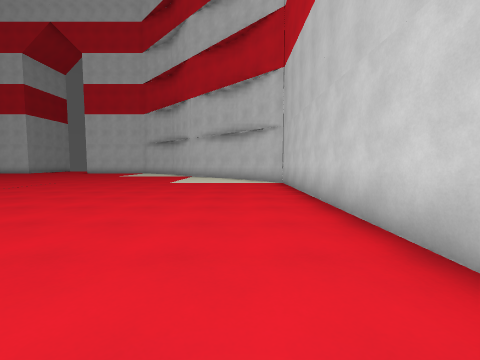
View 1 (above)

24 first-person views from a walk through a Godot game level. The camera is 1.4 m above the floor, tilts 4° down and sees 90° across. The floor is counted in squares, 2 m on a side. Each view is taken from the middle of a square. On the plan, view 1 faces up. The plan holds only what a view shows up to about 9 squares ahead; the rest is blank. The place goes on beyond the plan. Some surface patterns are stand-ins.

View 2
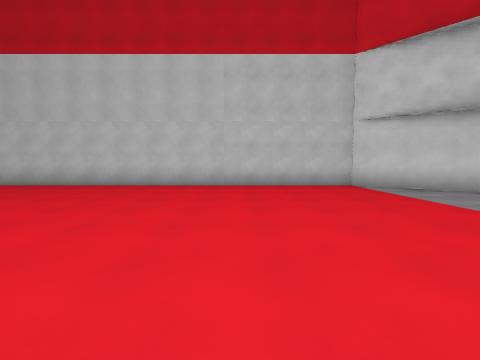

View 3
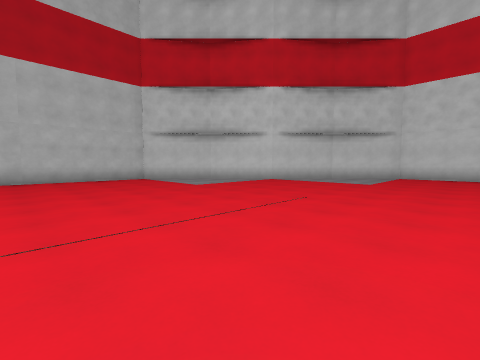

View 4
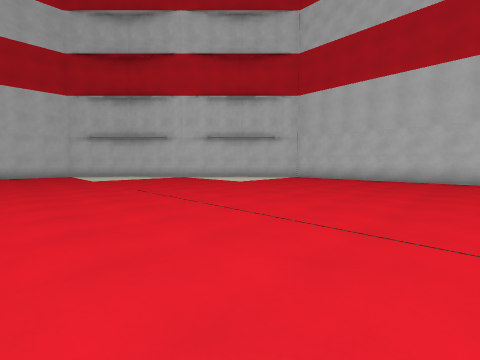

View 5
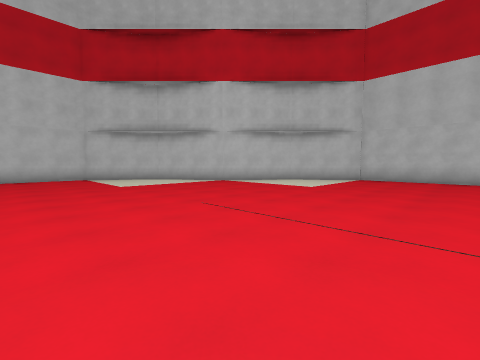

View 6
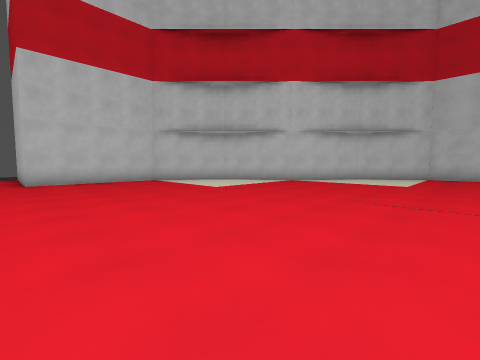

View 7
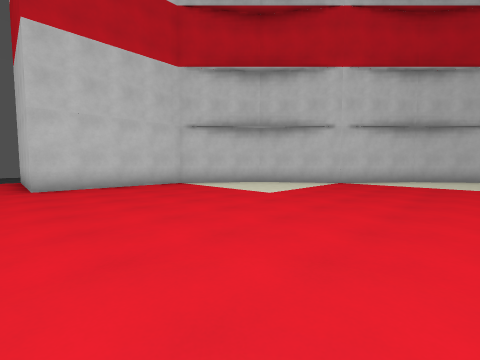

View 8
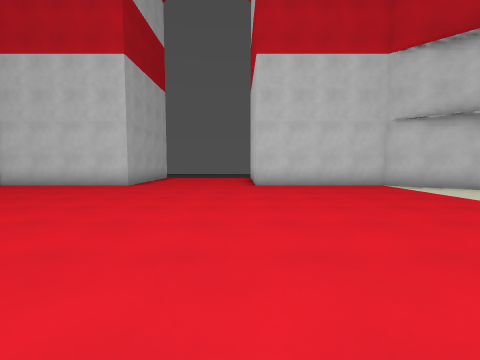

View 9
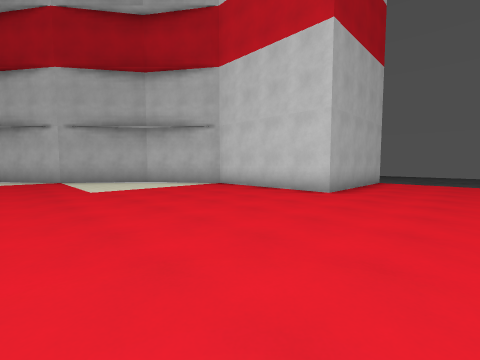

View 10
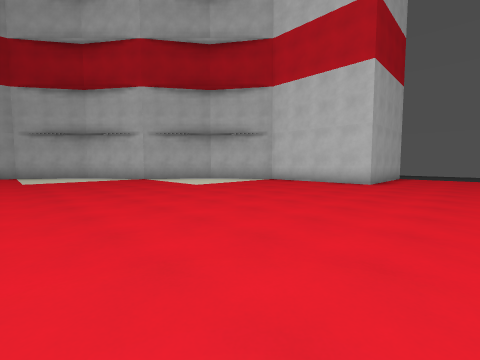

View 11
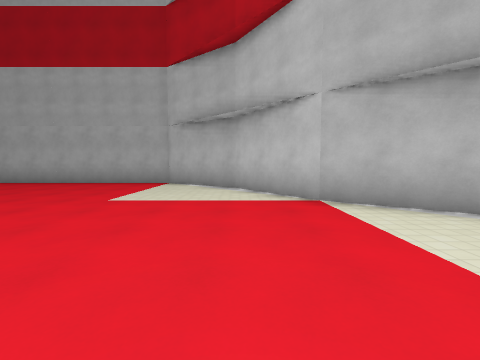

View 12
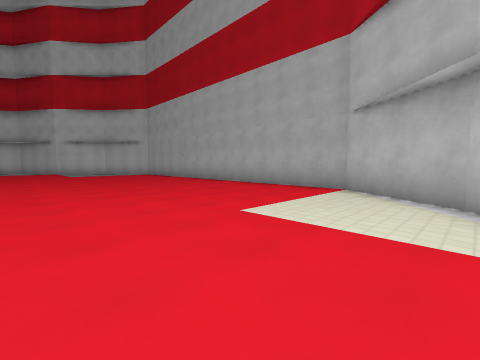

View 13
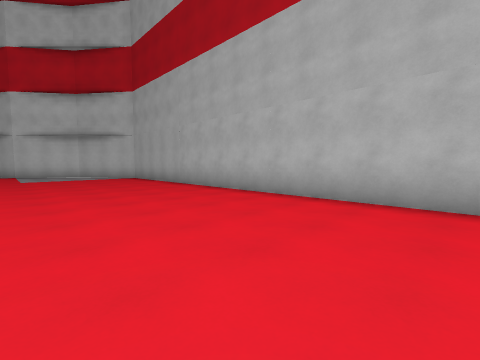

View 14
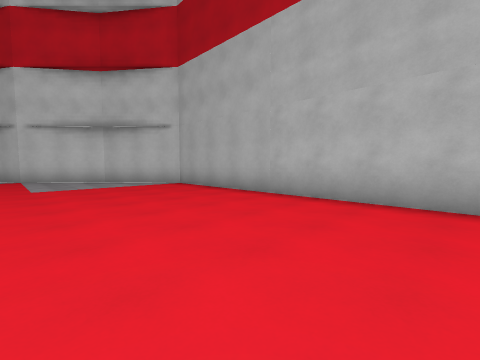

View 15
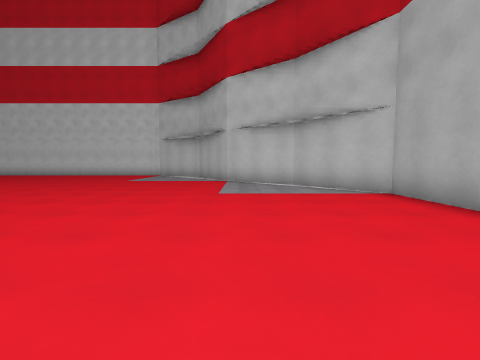

View 16
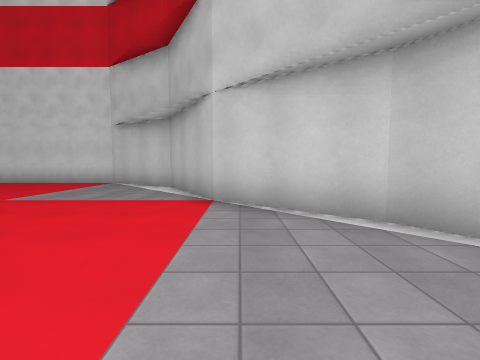

View 17
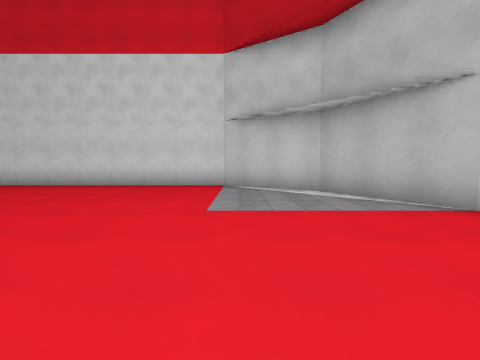

View 18
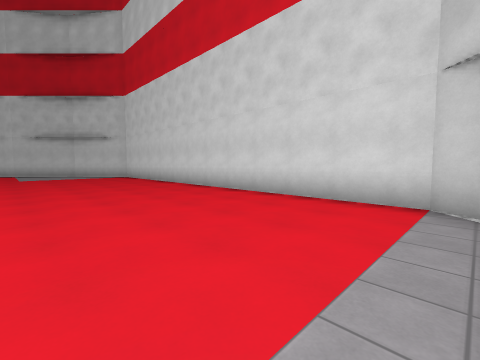

View 19
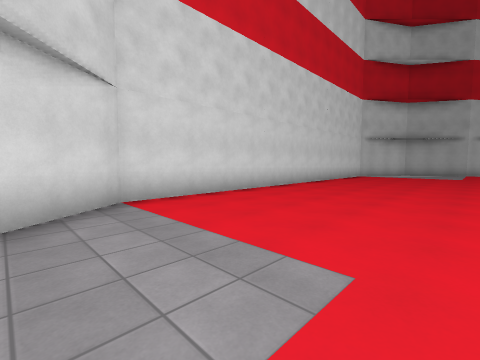

View 20
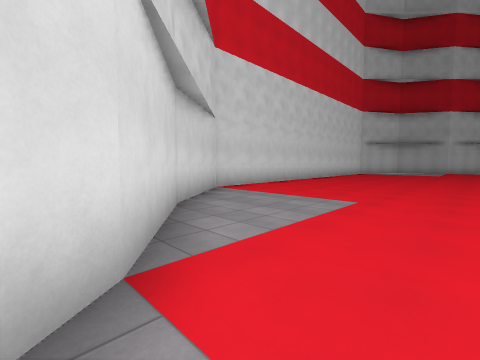

View 21
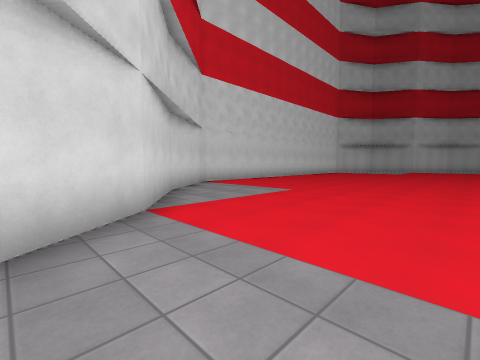

View 22
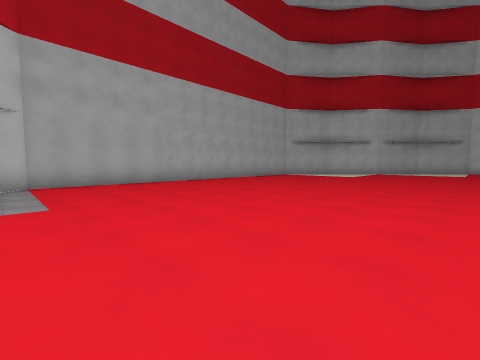

View 23
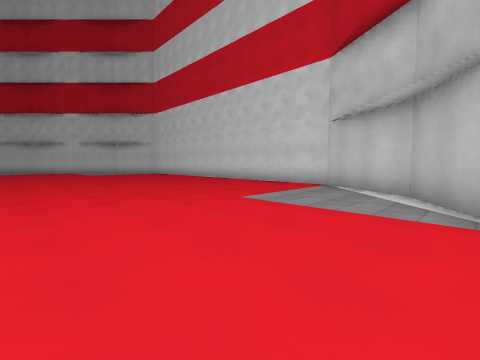

View 24
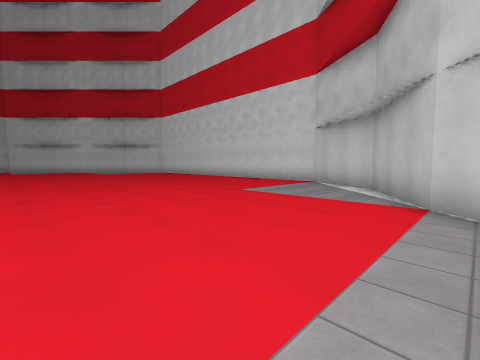

### Floor plan
Points are (right, up) in squares from view 1. A wall is a line through its corners. A room is listed if a view was taken in it or the views show most of it. See-through windows are left out.
Room 1 (views 1, 2, 3, 4, 5, 6, 7, 8, 9, 10, 11, 12, 13, 14, 15, 16, 17, 18, 19, 20, 21, 22, 23, 24)
walls: (-24.8, -5.8) (-22.5, -7.5) (-21, -10) (-18.5, -11.5) (-6.5, -11.5) (-4.2, -9.7); (-2.6, -7.6) (-0.9, -6.3); (-0.1, 10.7) (-2.5, 12.5) (-4.1, 14.8) (-6.5, 16.5) (-10.5, 16.5) (-10.5, 20.5); (-0.3, -5.9) (1.5, -3.5) (1.5, 8.5) (-0.2, 10.7); (-4.2, -9.8) (-2.4, -7.4); (-14.5, 20.5) (-14.5, 16.5) (-18.5, 16.5) (-20.8, 14.9) (-22.5, 12.5) (-24.8, 10.9) (-26.5, 8.5) (-26.5, -3.5) (-24.7, -5.9)

Positions as (right, up) in squares from view 1, and headings:
1: (0, 0), facing up
2: (-6, 0), facing right
3: (-9, 1), facing down-right
4: (-9, 2), facing up-right
5: (-9, 5), facing up-right
6: (-11, 7), facing up-right
7: (-11, 9), facing up-right
8: (-11, 9), facing up
9: (-12, 11), facing up-left
10: (-12, 8), facing up-left
11: (-18, 11), facing left
12: (-20, 11), facing down-left
13: (-22, 8), facing down-left
14: (-22, 4), facing down-left
15: (-23, 2), facing down
16: (-23, -3), facing down
17: (-19, -4), facing down
18: (-19, -7), facing down-right
19: (-5, -7), facing down-left
20: (-2, -6), facing down-left
21: (-1, -4), facing down-left
22: (-18, -4), facing up-left
23: (-22, -4), facing down-right
24: (-23, -3), facing down-right
